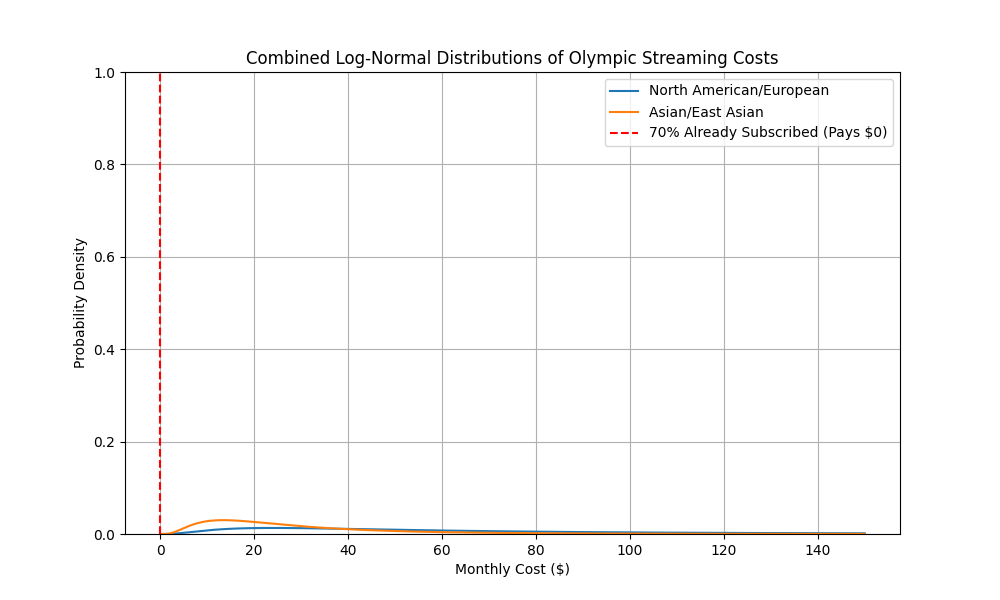

Generate this figure with Python:
import numpy as np
from scipy.stats import lognorm
import matplotlib.pyplot as plt

def create_distribution(prices, region_name):
    mu = np.mean(np.log(prices))
    sigma = np.std(np.log(prices))
    dist = lognorm(s=sigma, scale=np.exp(mu))

    x = np.linspace(0, max(prices) * 1.2, 1000)
    plt.figure(figsize=(10, 6))
    plt.plot(x, dist.pdf(x))
    plt.title(f'Log-Normal Distribution of Olympic Streaming Costs - {region_name}')
    plt.xlabel('Monthly Cost ($)')
    plt.ylabel('Probability Density')
    plt.grid(True)
    plt.show()

    print(f"{region_name} Statistics:")
    print(f"Mean cost: ${dist.mean():.2f}")
    print(f"Median cost: ${dist.median():.2f}")
    # print(f"Mode cost: ${dist.mode():.2f}\n")

    return dist

# North American/European prices
na_eu_prices = np.array([7.99, 76.99, 72.99, 79.99, 45, 109.99])
na_eu_dist = create_distribution(na_eu_prices, "North American/European")

# Asian/East Asian prices
asian_prices = np.array([5.99, 39.99, 29.99, 49.99, 19.99])
asian_dist = create_distribution(asian_prices, "Asian/East Asian")

# Combined distribution
plt.figure(figsize=(10, 6))
x = np.linspace(0, 150, 1000)
plt.plot(x, na_eu_dist.pdf(x), label='North American/European')
plt.plot(x, asian_dist.pdf(x), label='Asian/East Asian')

# Add a red vertical line at x = 0 to represent 70% of the people already subscribed
plt.axvline(x=0, color='r', linestyle='--', label='70% Already Subscribed (Pays $0)')

# Set the y-axis to go from 0 to 1
plt.ylim(0, 1)

plt.title('Combined Log-Normal Distributions of Olympic Streaming Costs')
plt.xlabel('Monthly Cost ($)')
plt.ylabel('Probability Density')
plt.legend()
plt.grid(True)
plt.show()

# Percentage already subscribed
already_subscribed = 0.71
print(f"Estimated percentage already subscribed: {already_subscribed:.2%}")
